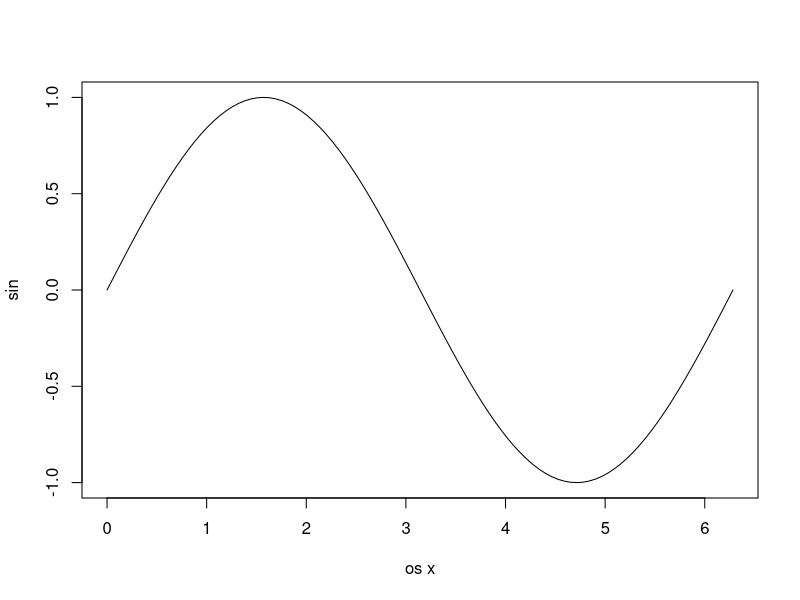
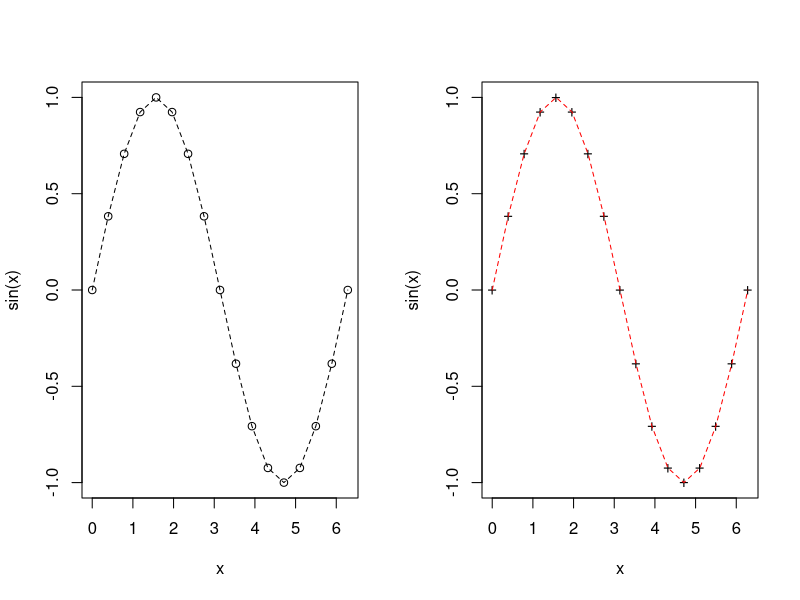

Reproduce these figures in R, in order. (Note: this script raises an error after producing the figures.)
## ---- chunk 1
knitr::opts_chunk$set(
  collapse = TRUE,
  out.width = '70%',
  fig.align = 'center'
)
## ---- chunk 2
2+3
## ---- chunk 3
3/2

2^3

4 ^ 2 - 3 * 2 # násobenie má prednosť pred odčítaním

(56-14)/6 - 4*7*10/(5^2-5) # často je potrebné použiť zátvorky

sqrt(2)  # pomenovaná funkcia pre odmocnenie 

abs(2-4)        # |2-4|

cos(4*pi)       # ďaľšie sú sin(), tan(), atan(), atan2() ...

log(0)		# funkcia pre tento argument nie je definovaná
exp(1)    # eulerovo číslo

factorial(6)   # 6!

choose(52,5)   # kombinačné číslo 52!/(47!*5!)
## ---- chunk 4
n <- 5   # klávesová skratka [Alt] + [-]
n

15 -> n; n

assign("n", 25)

n = 35  # radšej nepoužívať, (esteticky) vyhradené pre zadávanie argumentov funkcie

(n <- 2*3)   # tri v jednom: vypočíta, priradí a vypíše hodnotu
## ---- chunk 5
x <- c(1,2,3,4)      
y <- c(5,6,7,8)
## ---- chunk 6
x*y; y/x; y-x; x^y   # väčšina funkcií v R je vektorizovaná

cos(x*pi) + cos(y*pi)

s <- c(1,1,3,4,7,11)
length(s)       # dĺžka vektora

sum(s)     		# 1+1+3+4+7+11

prod(s) 		# 1*1*3*4*7*11

cumsum(s)  # 1, 1+1, 1+1+3, ...

diff(s)        # 1-1, 3-1, 4-3, 7-4, 11-7

diff(s, l=2)  # 3-1, 4-1, 7-3, 11-4
## ---- chunk 7
a <- c(1,2,3,4,5,6,7,8,9,10)
A <- matrix(a, nrow = 5, ncol = 2)  # napĺňanie matice sa štandardne deje po stĺpcoch
A

B <- matrix(a, nrow = 5, ncol = 2, byrow = TRUE) # napĺňanie po riadkoch
B

C <- a
dim(C) <- c(5,2)	# matica je vektor, ktorý dostal dva rozmery

C <- t(C)       # transponovanie
C

B %*% C       		# násobenie

D <- C %*% B
D

det(D)

solve(D)		# inverzia matice (riešenie D*x=I, kde I je jednotková m.)

cbind(x,y)      # lepenie vektorov do stĺpcov, resp. do riadkov matice
rbind(x,y)

E <- letters[1:(4*2*3)]   # `letters` je zabudovaná databáza písmen v abecednom poradí
dim(E) <- c(4,2,3)    # z vektora trojrozmerné pole
E   # výpis vo forme dvojrozmerných rezov
## ---- chunk 8
ovocie <- c("jablko", "hruška", "pomaranč")

1:9         # sekvencia s krokom 1

1.5:10      # nedostaneme sa az po koniec, no ten môžeme pridať
c(1.5:10,10)

seq(-2,5)    # to isté ako -2:5, ale seq() dokáže i viac...

seq(-2,5,by=.5)     # prírastok o 0.5

seq(-2,5,length=4)  # dĺžka sekvencie bude práve 4

rep(9,5) 	# opakuj číslo 9 päť-krát

rep(1:4,2)
rep(1:4, each = 2)
rep(1:4, each=2, times=3)
rep(1:4,1:4)

matrix(rep(c(1,rep(0,4)),4), nrow=4, ncol=4)  # i takto sa dá vytvoriť jednotková matica 4x4
diag(1, nrow=4) 	# no takto je to predsalen jednoduchšie :)

## ---- chunk 9
z <- c(y,x); z

z[1]
z[5:8]          # výpis konkretnych prvkov
z[c(5,8)]

z[-(2:8)] 	    # vyberie všetky okrem prvkov zadaných zápornym indexom
z[-c(5,8)]

z[8] <- 10      # ôsmemu prvku je priradená ina hodnota

z > 5           # vysledkom je vektor logických hodnôt

z[z>5 & z<7]          # výber všetkých prvkov väčších ako 5

(1:20)[c(TRUE,FALSE)]   # všetky nepárne (lebo vektor logických hodnôt sa replikuje)

A
A[1,2]          # prvok z 1.riadku a 2.stĺpca matice A
A[1,,drop=F]    # prvý riadok
A[,2]           # druhý stlpec
A[,2,drop=F]
## ---- chunk 10
plot(sin, from=0, to=2*pi, xlab="os x")  # použije plot.function

par(mfrow=c(1,2))      # rozdelenie zobrazovanej oblasti do matice 1x2

x <- seq(0, 2*pi, length=16+1)    # diskrétne body
plot(x,sin(x),type="o", lty="dashed")

plot(x, sin(x), type="p", pch="+")      # graf dvojíc {x[i],sin(x[i])}
lines(x, sin(x), col="red", lty="dashed")   # spojnice sú pridané do predošlého grafu

par(mfrow=c(1,1))     # nastavenie mriežky grafického okna vrátime na pôvodné hodnoty

## ---- chunk 11
v <- vector(mode="logical", length=0); v
## ---- chunk 12
v <- logical(); v[2] <- TRUE; v              
v <- logical(3); v[2] <- TRUE; v
## ---- chunk 13
v <- c(10,40,40,30,40,30)
fv <- factor(v); fv
str(fv)  # úspornejšie uskladnenie v pamäti
fv*2  # factor je hybrid medzi character a numeric
as.numeric(fv)*2  # konverzia vráti iba indexy úrovní
as.numeric(as.character(fv))
## ---- chunk 14
A <- 1:12
dim(A) <- c(2,6)	# ďalší atribút, nepatri medzi základné (non-intrinsic)
A

matrix(1:12, nrow=2)
## ---- chunk 15
pocet_pasazierov <- c(1,3,2,5,2,2,1,1,2,1)
priputani <- c(T,T,F,T,F,F,T,F,F,T)
auta <- data.frame(pocet_pasazierov,priputani)
auta
## ---- chunk 16
attributes(auta)
str(auta)
## ---- chunk 17
data()	
data(trees)  # načítanie dátového súboru, ktorý je súčasťou R
trees
## ---- chunk 18
trees[c("Girth","Height")]  # konkrétne stĺpce ich názvom
trees[1]  # konkrétny stĺpec jeho poradím; alebo napr. trees[c(1,2)]
trees[[1]]  # výsledkom nie je data.frame ale vektor
trees$Girth  # opäť vektor
## ---- chunk 19
Girth
## ---- chunk 20
attach(trees)  
Girth
detach(trees)
## ---- chunk 21
with(trees, head(Girth) )  
## ---- chunk 22
subset(trees, subset = Height>80 & Girth>10.0, select=Height:Volume)
trees[trees$Height>80 & trees$Girth>10.0, c("Height","Volume")]
## ---- chunk 23
List1 <- list(polozka1=c(1,2,3), polozka2=c("hruska","jablko"), polozka3=FALSE)
List1  # nemusí mať rovnaký počet riadkov/stĺpcov (na rozdiel od predošlých objektov)
## ---- chunk 24
ts(1:10, start=1959)

cr <- ts(rnorm(20), frequency = 12, start=c(1959,1))

plot(cr)   # lepši výsledok externým balíkom pomocou plot(xts::as.xts(cr))
## ---- chunk 25
x <- 3; y <- 2.5; z <- 1
výraz <- expression(x/(y+exp(z)))
výraz
eval(výraz)

D(výraz, "y")
## ---- chunk 26
as.numeric(c(TRUE,FALSE))
as.numeric("4")
as.numeric(c("A","Z"))
## ---- chunk 27
as.logical(c(-1,0,1,2))
as.logical(c("FALSE","F"))
as.logical("A")
## ---- chunk 28
as.character(1)
as.character(TRUE)
## ---- chunk 29
as.numeric( factor(c(0,100,36.7,100)) )
as.numeric(as.character( factor(c(0,100,36.7,100)) ))
## ---- chunk 30
x <- 2
y <- z <- 1:3
LO <- c(F,F,F)

0 < x & x < 1     # skrátený zápis 0 < x < 1 NEfunguje

x < y | LO        
x < y || LO       # zdvojený logický operátor si všíma iba prvý prvok vektorov
## ---- chunk 31
y == z            # porovnanie po prvkoch
identical(y, z)   # porovnanie objektov ako 'celku'
all.equal(y, z)
## ---- chunk 32
0.9 == 1.1 - 0.2            # porovnanie numerických hodnôt
identical(0.9, 1.1 - 0.2)
all.equal(0.9, 1.1 - 0.2)
all.equal(0.9, 1.1 - 0.2, tolerance = 1e-16)
## ---- chunk 33
data <- data.frame(
  a = 1:5,
  b = runif(5),
  c = c(2,0.3,4,-1,0)
); data
## ---- chunk 34
median(data$a)
median(data$b)
median(data$c)
## ---- chunk 35
vysledok <- vector("double", ncol(data))     
for (i in 1:length(vysledok)) {          
  vysledok[i] <- median(data[[i]])      
}
vysledok
## ---- chunk 36
sapply(data, median)
## ---- chunk 37
a = 0
for (i in 1:20) {
  a = i^2
  if(a <= 10 ) {
    cat('a = ', a, '(<= 10)'); cat('\n')
    next
  }
  if(a == 144) {
    cat('a = ', a); cat('\n')
    break
  }
}
i     # hodnota iteracnej premennej nie je po skonceni cyklu vymazana
## ---- chunk 38
eps <- 1; s <- 0; n <- 0   # inicializačné hodnoty
while(eps > .001) {
  n <- n + 1                    # počet generovaných bodov
  x <- runif(1,-1,1)       			# súradnice náhodného bodu v štvorci
  y <- runif(1,-1,1)       			# [-1,-1][1,-1][1,1][-1,1]
  if(x^2 + y^2 < 1) s <- s + 1  # počet bodov ležiacich vnútri kruhu s polomerom 1
  pihat <- 4*s/n                # odhad 'pi'
  eps = abs(pihat - pi)         # s toleranciou 'eps'
}
pihat     # odhad
n         # počet iterácií
## ---- chunk 39
set.seed(123)  
repeat {a <- rnorm(1); if (a > 1.6) break; cat(a); cat("\n")}
## ---- chunk 40
f <- function(x) x^2
f(3)
## ---- chunk 41
f1 <- function(a, b) {
  if(is.numeric(c(a,b))) {
    if(a < b) return(b)
    if(a > b) return(a)
    else print("Hodnoty su rovnake")
  }
  else print("Akceptujem iba cisla.")
}
f1(4,7)
f1(0,exp(log(0)))
f1("Adam","Eva")
## ---- chunk 42
M <- cbind(rnorm(20,0,1), rnorm(20,-5,1))
## ---- chunk 43
suma <- numeric(m <- NCOL(M)); n <- NROW(M);
for(i in 1:n) {
  for(j in 1:m) {
    suma[j] <- suma[j] + M[i,j]
  }
}
suma/n   # priemer hodnôt v stĺpcoch
## ---- chunk 44
apply(M, MARGIN=2, FUN=mean)  # pre MARGIN=1 by FUN bola aplikovaná na riadky
## ---- chunk 45
sapply(c(-1,0,5,-5,9), function(x) if(x>0) x else 0)
## ---- chunk 46
f2 <- function(prvy, druhy) {
  if(prvy > druhy) prvy else if(druhy>prvy) druhy else NA
}
f2(prvy = c(-1,2,10), druhy = c(2,2,2))   # testuje iba prvy prvok z oboch argumentov
f2 <- Vectorize(f2)
f2(dru = c(2,2,2), pr = c(-1,2,10))  # argumenty stačí písať unikátnou skratkou
## ---- chunk 47
a <- c(-1,2,10); b <- c(2,2,2)
ifelse(a > b, a, b)           # v tomto prípade ma rovnaký efekt aj pmax(a,b)
## ---- chunk 48
a <- 0
local({
  b <- a
  a <- 8
  a + b
})
a
## ---- chunk 49
with(data, a+1)
